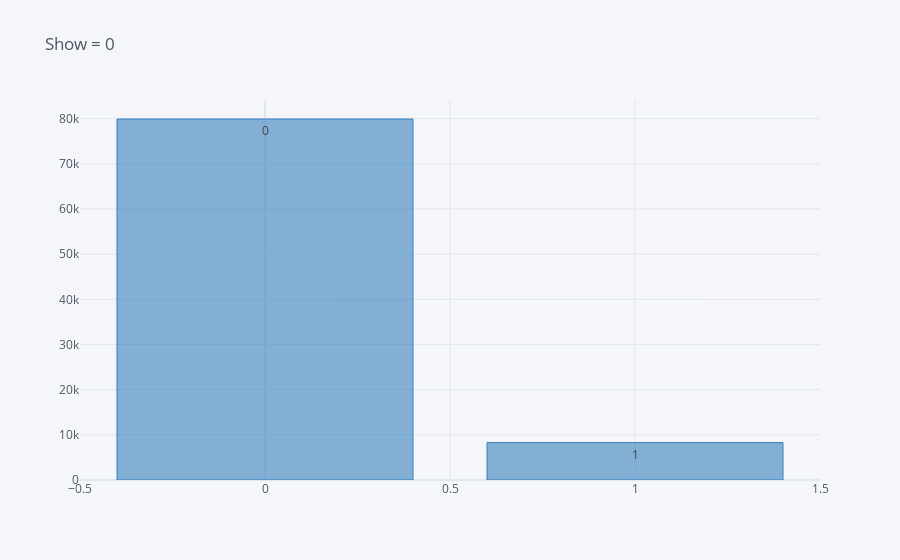

The notebook cell this image was saved under:
### Code cell
Y.Scholarship.value_counts().iplot(kind='bar',text=['0', '1'], title='Show = 0',color=['blue'])

### Figure 1 — Plotly figure (JSON) as saved in the notebook; plotly's stock layout.template omitted (floating-point values rounded to 4 significant figures)
{"data": [{"marker": {"color": "rgba(55, 128, 191, 0.6)", "line": {"color": "rgba(55, 128, 191, 1.0)", "width": 1}}, "name": "Scholarship", "orientation": "v", "text": ["0", "1"], "type": "bar", "x": [0, 1], "y": [79924, 8283]}], "layout": {"legend": {"bgcolor": "#F5F6F9", "font": {"color": "#4D5663"}}, "paper_bgcolor": "#F5F6F9", "plot_bgcolor": "#F5F6F9", "title": {"font": {"color": "#4D5663"}, "text": "Show = 0"}, "xaxis": {"gridcolor": "#E1E5ED", "showgrid": true, "tickfont": {"color": "#4D5663"}, "title": {"font": {"color": "#4D5663"}, "text": ""}, "zerolinecolor": "#E1E5ED"}, "yaxis": {"gridcolor": "#E1E5ED", "showgrid": true, "tickfont": {"color": "#4D5663"}, "title": {"font": {"color": "#4D5663"}, "text": ""}, "zerolinecolor": "#E1E5ED"}}}
